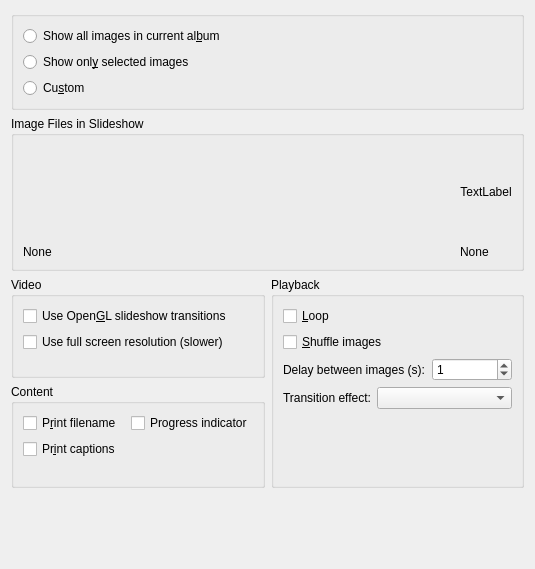
<?xml version="1.0" encoding="UTF-8"?>
<ui version="4.0">
 <class>MainPage</class>
 <widget class="QWidget" name="MainPage">
  <property name="geometry">
   <rect>
    <x>0</x>
    <y>0</y>
    <width>535</width>
    <height>569</height>
   </rect>
  </property>
  <layout class="QVBoxLayout" name="verticalLayout_7">
   <item>
    <widget class="QGroupBox" name="m_fileSrcButtonGroup">
     <property name="title">
      <string/>
     </property>
     <property name="checkable">
      <bool>false</bool>
     </property>
     <layout class="QVBoxLayout" name="verticalLayout_2">
      <item>
       <widget class="QRadioButton" name="m_allFilesButton">
        <property name="text">
         <string>Show all images in current al&amp;bum</string>
        </property>
       </widget>
      </item>
      <item>
       <widget class="QRadioButton" name="m_selectedFilesButton">
        <property name="text">
         <string>Show onl&amp;y selected images</string>
        </property>
       </widget>
      </item>
      <item>
       <widget class="QRadioButton" name="m_customButton">
        <property name="text">
         <string>Cu&amp;stom</string>
        </property>
       </widget>
      </item>
     </layout>
    </widget>
   </item>
   <item>
    <widget class="QGroupBox" name="m_ImagesFilesGroup">
     <property name="whatsThis">
      <string>Preview the currently selected image.</string>
     </property>
     <property name="title">
      <string>Image Files in Slideshow</string>
     </property>
     <layout class="QGridLayout" name="gridLayout_3" columnstretch="10,0">
      <item row="0" column="0">
       <widget class="QWidget" name="m_ImagesFilesListBoxContainer" native="true"/>
      </item>
      <item row="0" column="1">
       <layout class="QVBoxLayout" name="verticalLayout_6">
        <item>
         <spacer name="verticalSpacer_5">
          <property name="orientation">
           <enum>Qt::Vertical</enum>
          </property>
          <property name="sizeHint" stdset="0">
           <size>
            <width>20</width>
            <height>40</height>
           </size>
          </property>
         </spacer>
        </item>
        <item>
         <widget class="QLabel" name="m_previewLabel">
          <property name="sizePolicy">
           <sizepolicy hsizetype="Minimum" vsizetype="Minimum">
            <horstretch>0</horstretch>
            <verstretch>0</verstretch>
           </sizepolicy>
          </property>
          <property name="maximumSize">
           <size>
            <width>256</width>
            <height>256</height>
           </size>
          </property>
          <property name="text">
           <string comment="KDE::DoNotExtract">TextLabel</string>
          </property>
          <property name="alignment">
           <set>Qt::AlignCenter</set>
          </property>
         </widget>
        </item>
        <item>
         <spacer name="verticalSpacer_6">
          <property name="orientation">
           <enum>Qt::Vertical</enum>
          </property>
          <property name="sizeHint" stdset="0">
           <size>
            <width>20</width>
            <height>40</height>
           </size>
          </property>
         </spacer>
        </item>
       </layout>
      </item>
      <item row="1" column="0">
       <widget class="QLabel" name="m_label6">
        <property name="sizePolicy">
         <sizepolicy hsizetype="Expanding" vsizetype="Minimum">
          <horstretch>0</horstretch>
          <verstretch>0</verstretch>
         </sizepolicy>
        </property>
        <property name="whatsThis">
         <string>Total number of images in the portfolio and sequence duration.</string>
        </property>
        <property name="text">
         <string>None</string>
        </property>
        <property name="wordWrap">
         <bool>false</bool>
        </property>
       </widget>
      </item>
      <item row="1" column="1">
       <widget class="QLabel" name="m_label7">
        <property name="sizePolicy">
         <sizepolicy hsizetype="Minimum" vsizetype="Minimum">
          <horstretch>0</horstretch>
          <verstretch>0</verstretch>
         </sizepolicy>
        </property>
        <property name="whatsThis">
         <string>Currently selected image in the portfolio list.</string>
        </property>
        <property name="text">
         <string>None</string>
        </property>
        <property name="wordWrap">
         <bool>false</bool>
        </property>
       </widget>
      </item>
     </layout>
    </widget>
   </item>
   <item>
    <layout class="QGridLayout" name="gridLayout_2">
     <item row="1" column="0">
      <widget class="QGroupBox" name="groupBox_2">
       <property name="title">
        <string>Content</string>
       </property>
       <layout class="QVBoxLayout" name="verticalLayout_4">
        <item>
         <layout class="QHBoxLayout" name="horizontalLayout_2">
          <item>
           <widget class="QCheckBox" name="m_printNameCheckBox">
            <property name="text">
             <string>P&amp;rint filename</string>
            </property>
           </widget>
          </item>
          <item>
           <widget class="QCheckBox" name="m_printProgressCheckBox">
            <property name="text">
             <string>Progress indicator</string>
            </property>
           </widget>
          </item>
         </layout>
        </item>
        <item>
         <widget class="QCheckBox" name="m_printCommentsCheckBox">
          <property name="text">
           <string>Pr&amp;int captions </string>
          </property>
         </widget>
        </item>
        <item>
         <spacer name="verticalSpacer_2">
          <property name="orientation">
           <enum>Qt::Vertical</enum>
          </property>
          <property name="sizeHint" stdset="0">
           <size>
            <width>20</width>
            <height>17</height>
           </size>
          </property>
         </spacer>
        </item>
       </layout>
      </widget>
     </item>
     <item row="0" column="0">
      <widget class="QGroupBox" name="groupBox">
       <property name="title">
        <string>Video</string>
       </property>
       <layout class="QVBoxLayout" name="verticalLayout_3">
        <item>
         <widget class="QCheckBox" name="m_openglCheckBox">
          <property name="text">
           <string>Use Open&amp;GL slideshow transitions</string>
          </property>
         </widget>
        </item>
        <item>
         <widget class="QCheckBox" name="m_openGlFullScale">
          <property name="text">
           <string>Use full screen resolution (slower)</string>
          </property>
         </widget>
        </item>
        <item>
         <spacer name="verticalSpacer">
          <property name="orientation">
           <enum>Qt::Vertical</enum>
          </property>
          <property name="sizeHint" stdset="0">
           <size>
            <width>20</width>
            <height>14</height>
           </size>
          </property>
         </spacer>
        </item>
       </layout>
      </widget>
     </item>
     <item row="0" column="1" rowspan="2">
      <widget class="QGroupBox" name="groupBox_3">
       <property name="title">
        <string>Playback</string>
       </property>
       <layout class="QVBoxLayout" name="verticalLayout_5">
        <item>
         <widget class="QCheckBox" name="m_loopCheckBox">
          <property name="text">
           <string>&amp;Loop</string>
          </property>
         </widget>
        </item>
        <item>
         <widget class="QCheckBox" name="m_shuffleCheckBox">
          <property name="text">
           <string>&amp;Shuffle images</string>
          </property>
         </widget>
        </item>
        <item>
         <layout class="QGridLayout" name="gridLayout">
          <item row="0" column="0" colspan="2">
           <widget class="QLabel" name="m_delayLabel">
            <property name="text">
             <string>Delay between images (s):</string>
            </property>
           </widget>
          </item>
          <item row="0" column="2">
           <widget class="QSpinBox" name="m_delaySpinBox">
            <property name="sizePolicy">
             <sizepolicy hsizetype="Minimum" vsizetype="Minimum">
              <horstretch>0</horstretch>
              <verstretch>0</verstretch>
             </sizepolicy>
            </property>
            <property name="minimumSize">
             <size>
              <width>80</width>
              <height>0</height>
             </size>
            </property>
            <property name="value">
             <number>1</number>
            </property>
           </widget>
          </item>
          <item row="1" column="0">
           <widget class="QLabel" name="label_3">
            <property name="text">
             <string>Transition effect:</string>
            </property>
           </widget>
          </item>
          <item row="1" column="1" colspan="2">
           <widget class="QComboBox" name="m_effectsComboBox"/>
          </item>
         </layout>
        </item>
        <item>
         <spacer name="verticalSpacer_3">
          <property name="orientation">
           <enum>Qt::Vertical</enum>
          </property>
          <property name="sizeHint" stdset="0">
           <size>
            <width>20</width>
            <height>44</height>
           </size>
          </property>
         </spacer>
        </item>
       </layout>
      </widget>
     </item>
    </layout>
   </item>
   <item>
    <spacer name="verticalSpacer_4">
     <property name="orientation">
      <enum>Qt::Vertical</enum>
     </property>
     <property name="sizeHint" stdset="0">
      <size>
       <width>20</width>
       <height>24</height>
      </size>
     </property>
    </spacer>
   </item>
  </layout>
 </widget>
 <customwidgets>
 </customwidgets>
 <resources/>
 <connections>
  <connection>
   <sender>m_openglCheckBox</sender>
   <signal>toggled(bool)</signal>
   <receiver>m_openGlFullScale</receiver>
   <slot>setEnabled(bool)</slot>
   <hints>
    <hint type="sourcelabel">
     <x>158</x>
     <y>389</y>
    </hint>
    <hint type="destinationlabel">
     <x>65</x>
     <y>412</y>
    </hint>
   </hints>
  </connection>
 </connections>
</ui>
